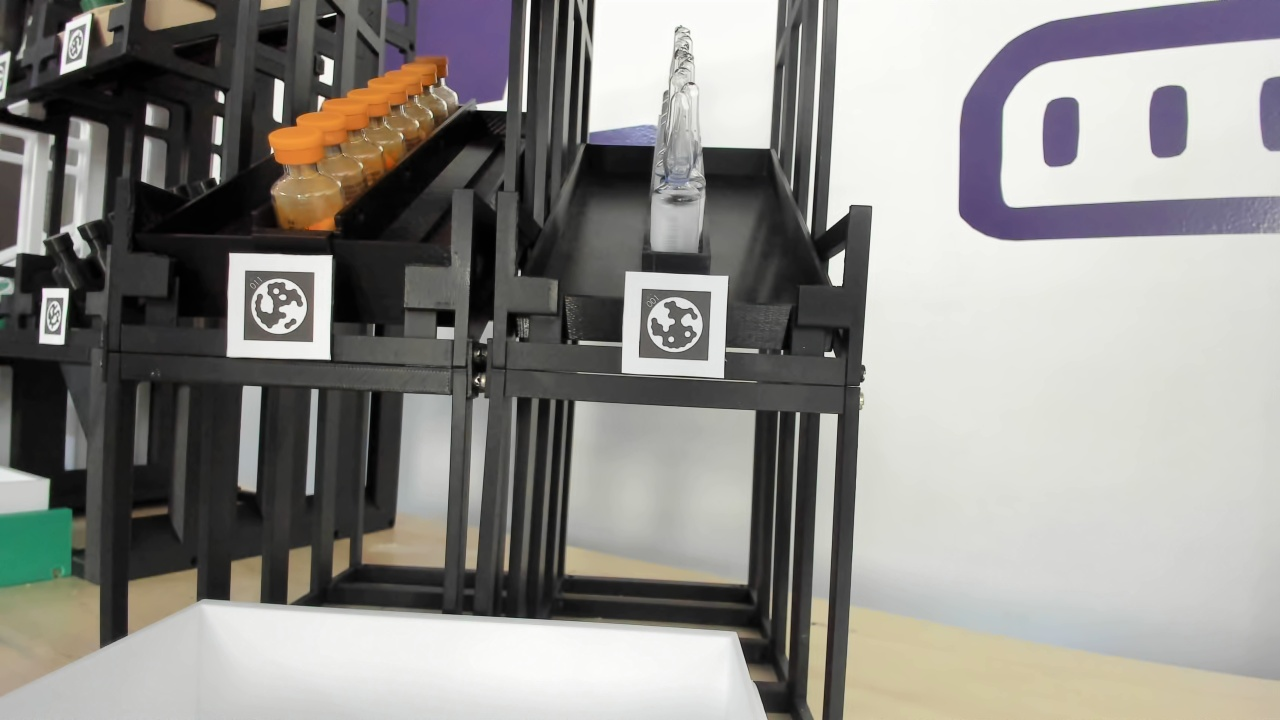
#> input picture frames/thiago_fotos_10_recognition_morning/img_1_009.jpg, 1280 x 720 px, found by its file name
$ python color_correction.py
#> lines starting #> are read from the running program, lines starting #| are printed output that depends on the picture; after the words box and inside, x2 and y2 are one past the last pixel; in counts of white or black regions, pixels touching at a corner belong together
import os
import numpy as np
import cv2
import matplotlib.pyplot as plt

# Modificado de https://www.cin.ufpe.br/~cabm/visao/Aula08_PercepcaoCores.pdf
def normalize(channel, max_, min_):
    output = (channel - min_) / (max_ - min_)
    return output

def white_patch(image, white_threshold):
#> called with white_threshold = 0.96
    out = image / 255.0
    for channel in range(image.shape[2]):
        flat = out[:, :, channel].ravel()
        flat.sort()
        min_ = flat[int(flat.shape[0] * (1 - white_threshold))]
        max_ = flat[int(flat.shape[0] * white_threshold)]
        out[:, :, channel] = (out[:, :, channel] - min_) / (max_ - min_ + 1e-5)
#> this loop made 3 passes
#> (min_, max_) on passes 1 to 3: (0.0627, 0.965), (0.0627, 0.969), (0.0588, 0.953)
    out = np.clip(out, 0, 1)
    return out

def gray_world(image, white_threshold):
    out = image / 255.0
    for channel in range(image.shape[2]):
        mean_ = out[:, :, channel].mean()
        out[:, :, channel] = out[:, :, channel] / mean_
        flat = out[:, :, channel].ravel()
        flat.sort()
        max_ = flat[int(flat.shape[0] * white_threshold)]
        out[:, :, channel] = out[:, :, channel] / max_
    out = np.clip(out, 0, 1)
    return out

def angular_error(image_A, image_B):
    XYZ_A = cv2.cvtColor(image_A, cv2.COLOR_BGR2XYZ) / 255.0
    XYZ_B = cv2.cvtColor(image_B, cv2.COLOR_BGR2XYZ) / 255.0
    norm_A = np.linalg.norm(XYZ_A, axis=-1)
    norm_B = np.linalg.norm(XYZ_B, axis=-1)
    zero_norms_mask = (norm_A == 0) | (norm_B == 0)
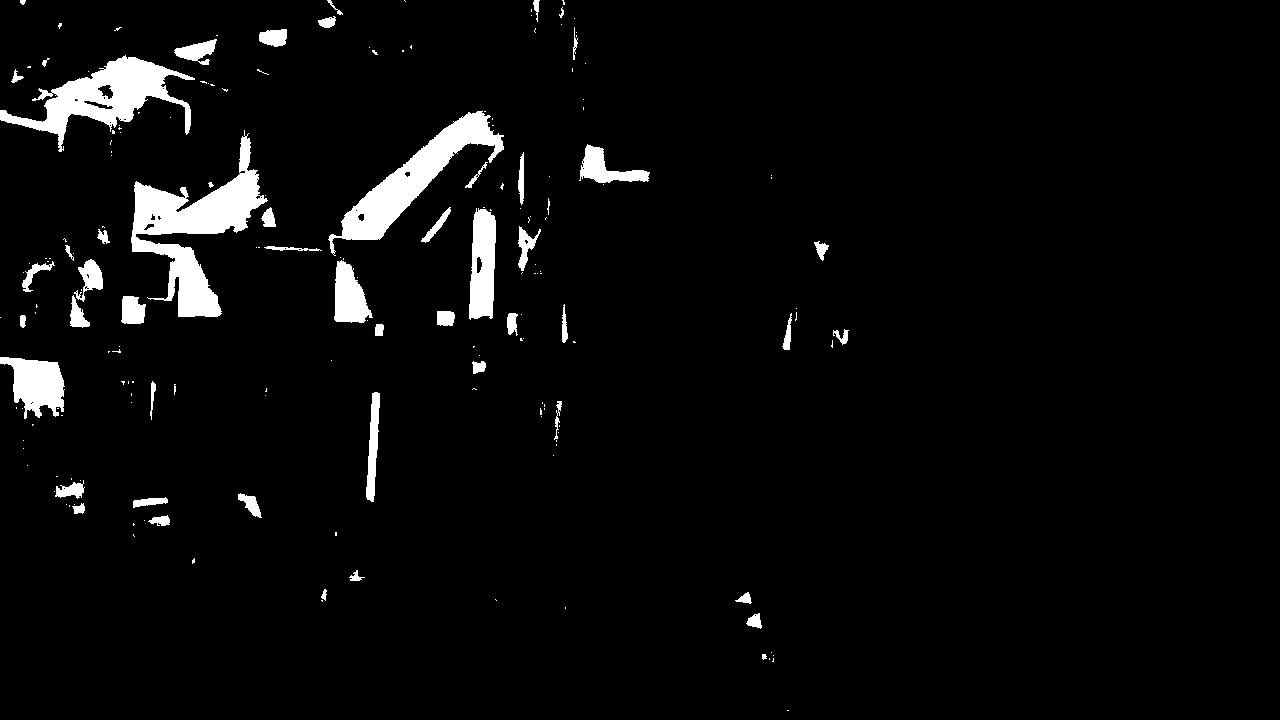
#> zero_norms_mask: shape (720, 1280) bool; 4.1% white; 188 white regions (135 under 20 px), largest, box (x1, y1, x2, y2) and area: (131, 130, 268, 317) 8706, (0, 55, 195, 152) 6281, (328, 111, 504, 256) 6191
    dot_product = np.sum(XYZ_A * XYZ_B, axis=-1)
    cos_theta = np.clip(dot_product / (norm_A * norm_B + 1e-5), -1, 1)
    error = np.arccos(cos_theta)
    error[zero_norms_mask] = 0.0
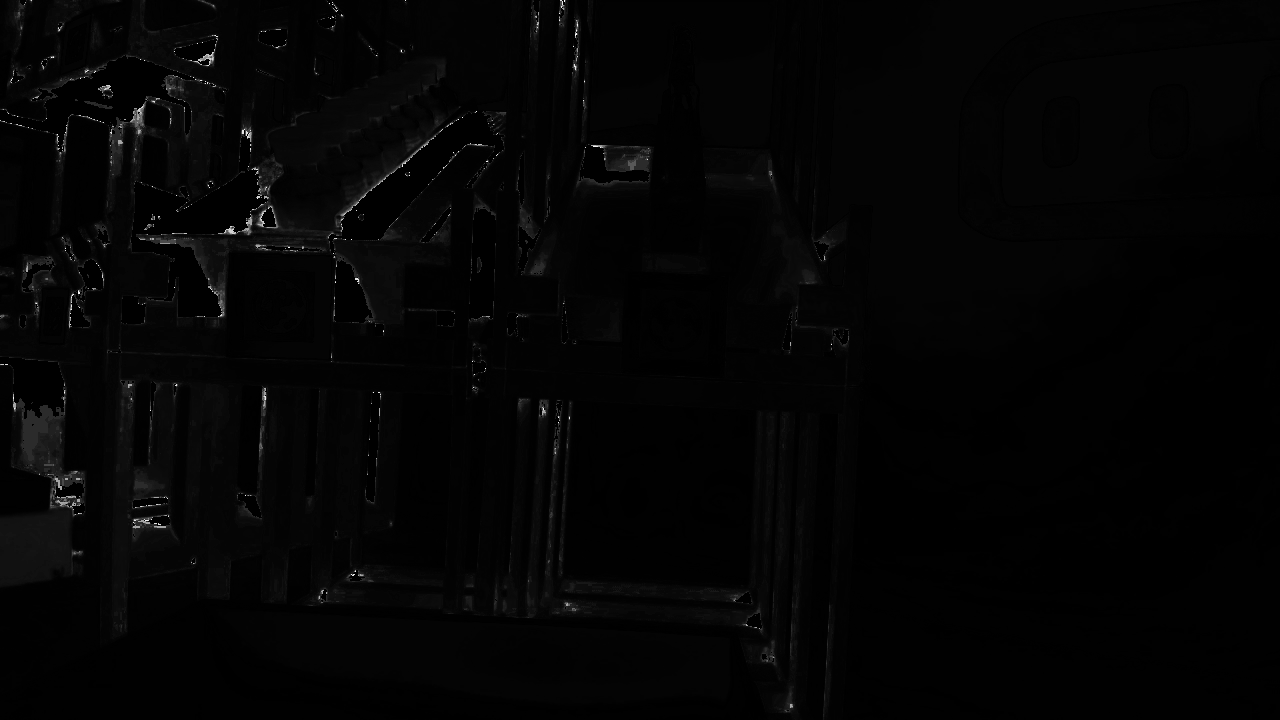
#> error: shape (720, 1280) float64; min 0, max 1.01, mean 0.0178; drawn with min black and max white
    angular_errors = np.degrees(error)
    mean_angular_error = np.mean(angular_errors)
#> mean_angular_error = 1.02
    return mean_angular_error

def save_image(output_image, base_path, index):
    folder_path = os.path.dirname(base_path)
    save_path = os.path.join(folder_path, f"color_c{index}.jpg")
    cv2.imwrite(save_path, cv2.cvtColor((output_image * 255).astype(np.uint8), cv2.COLOR_RGB2BGR))
    print(f"Imagem salva em: {save_path}")

if __name__ == "__main__":
    image_paths = ["./frames/new_test_light/thiago_fotos_10_down_lighton_ampoules/img_1_009.jpg"]
    n_images = len(image_paths)

    fig, ax = plt.subplots(1, 3, figsize=(20, 14), subplot_kw=dict(xticks=[], yticks=[]))
    folder_name = os.path.basename(os.path.dirname(image_paths[0]))
    print(folder_name)

    image = cv2.cvtColor(cv2.imread(image_paths[0]), cv2.COLOR_BGR2RGB)
    ax[0].imshow(image)
    ax[0].set_title('Input Image')

    wp = white_patch(image, 0.96)
    ax[1].imshow(wp)
    mae = angular_error(image, (255 * wp).astype(np.uint8))
#> mae = 1.02
    ax[1].set_title(f"White Patch applied\nMean angular error: {mae:.2f} degrees")
    save_image(wp, image_paths[0], 1)

    gw = gray_world(image, 0.95)
#> the loop in gray_world, `for channel in range(image.shape[2]):` made 3 passes
#> (mean_, max_) on passes 1 to 3: (0.56, 1.72), (0.553, 1.74), (0.538, 1.76)
    ax[2].imshow(gw)
    mae = angular_error(image, (255 * gw).astype(np.uint8))
#> in angular_error (call 2), `cos_theta = np.clip(dot_product / (norm_A * norm_B + 1e-5), -1, 1)`:
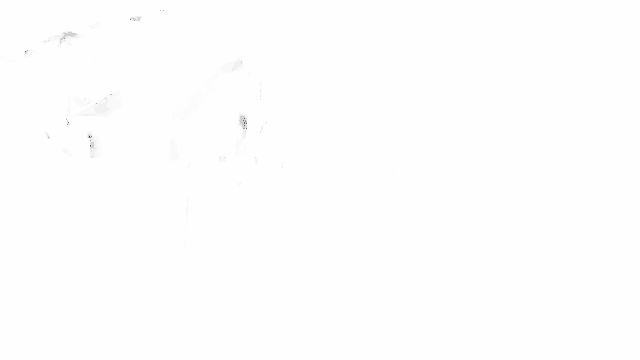
#> cos_theta: shape (720, 1280) float64 (shown at 1/2 size); min 0, max 1, mean 0.999
#> in angular_error (call 2), `error[zero_norms_mask] = 0.0`:
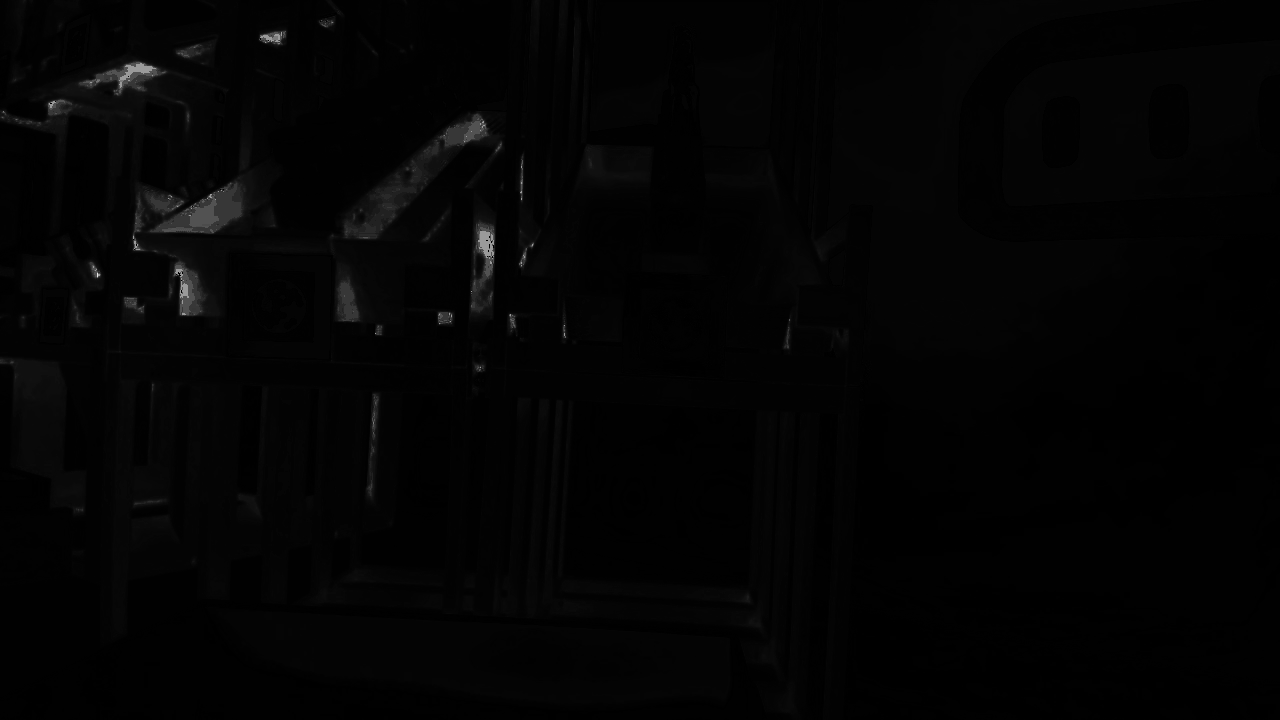
#> error: shape (720, 1280) float64; min 0, max 0.92, mean 0.0157
#> in angular_error (call 2), `mean_angular_error = np.mean(angular_errors)`: mean_angular_error = 0.898
#> mae = 0.898
    ax[2].set_title(f"Gray World applied\nMean angular error: {mae:.2f} degrees")
    save_image(gw, image_paths[0], 2)

    plt.show()
